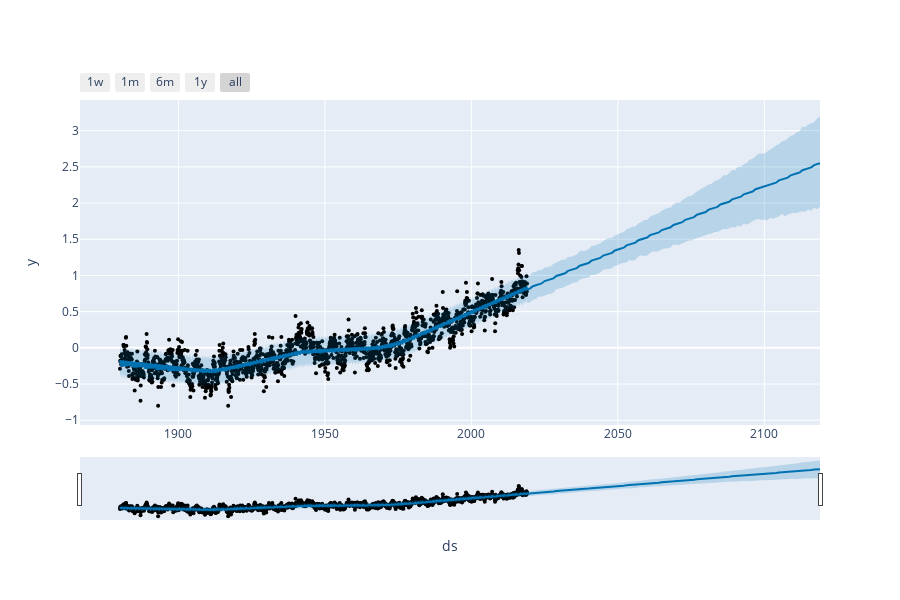

Notebook code for this chart:
### Code cell
from prophet.plot import plot_plotly, plot_components_plotly

plot_plotly(model, forecast)

### Figure 1 — Plotly figure (JSON) as saved in the notebook; plotly's stock layout.template omitted (floating-point values rounded to 4 significant figures; data arrays with more than 128 entries replaced by an {"elided": "..."} marker saying what was removed)
{"data": [{"marker": {"color": "black", "size": 4}, "mode": "markers", "name": "Actual", "type": "scatter", "x": {"elided": "1668 str values"}, "y": {"elided": "1668 float values"}}, {"hoverinfo": "skip", "line": {"width": 0}, "mode": "lines", "type": "scatter", "x": {"elided": "1768 str values"}, "y": {"elided": "1768 float values"}}, {"fill": "tonexty", "fillcolor": "rgba(0, 114, 178, 0.2)", "line": {"color": "#0072B2", "width": 2}, "mode": "lines", "name": "Predicted", "type": "scatter", "x": {"elided": "1768 str values"}, "y": {"elided": "1768 float values"}}, {"fill": "tonexty", "fillcolor": "rgba(0, 114, 178, 0.2)", "hoverinfo": "skip", "line": {"width": 0}, "mode": "lines", "type": "scatter", "x": {"elided": "1768 str values"}, "y": {"elided": "1768 float values"}}], "layout": {"height": 600, "showlegend": false, "width": 900, "xaxis": {"rangeselector": {"buttons": [{"count": 7, "label": "1w", "step": "day", "stepmode": "backward"}, {"count": 1, "label": "1m", "step": "month", "stepmode": "backward"}, {"count": 6, "label": "6m", "step": "month", "stepmode": "backward"}, {"count": 1, "label": "1y", "step": "year", "stepmode": "backward"}, {"step": "all"}]}, "rangeslider": {"visible": true}, "title": {"text": "ds"}, "type": "date"}, "yaxis": {"title": {"text": "y"}}}}
